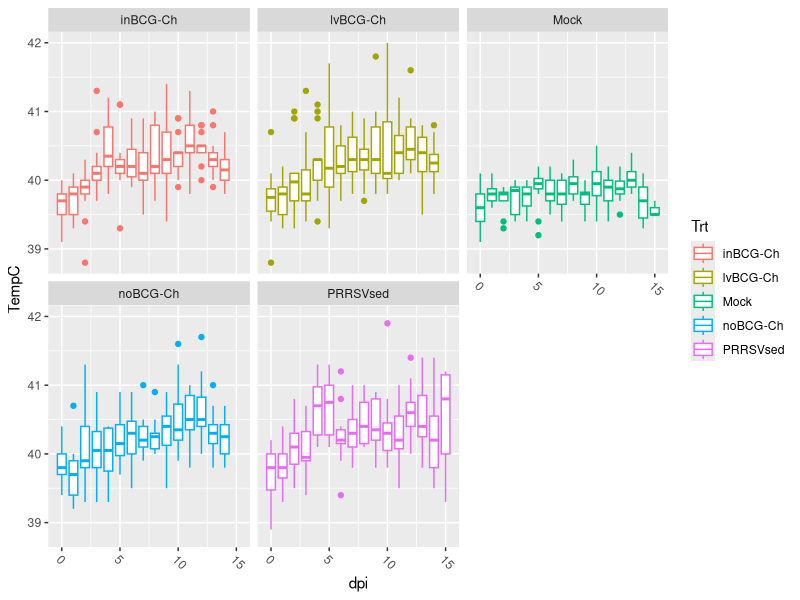
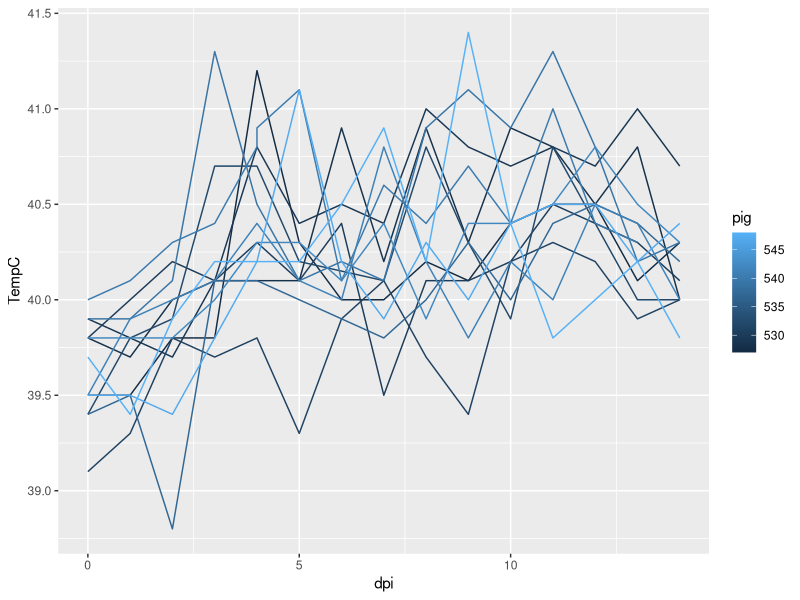
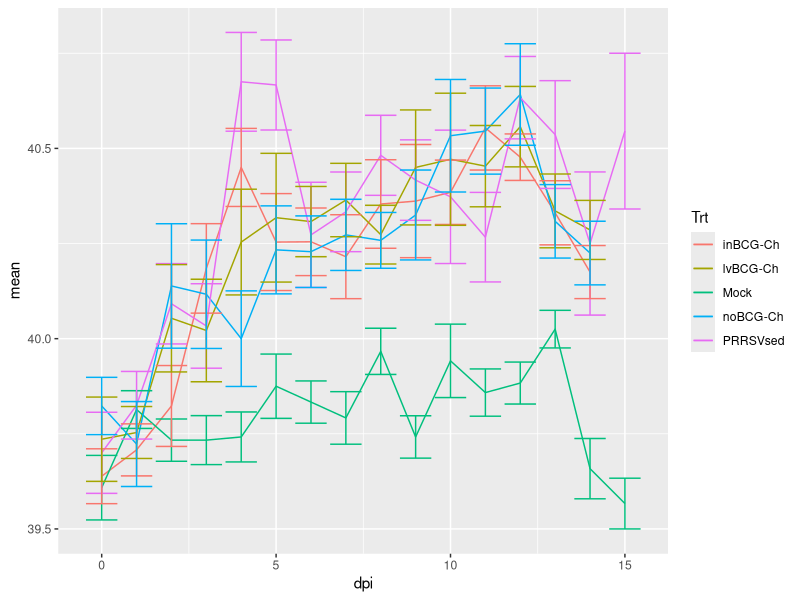
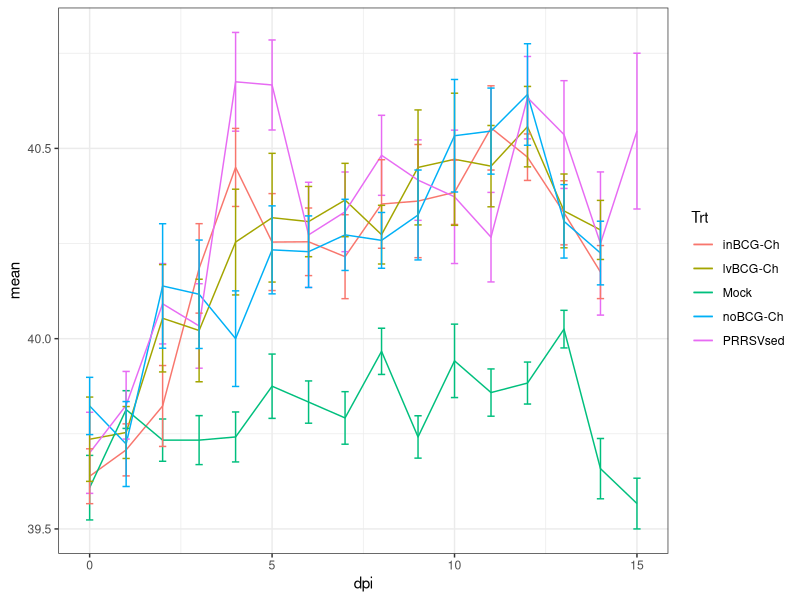
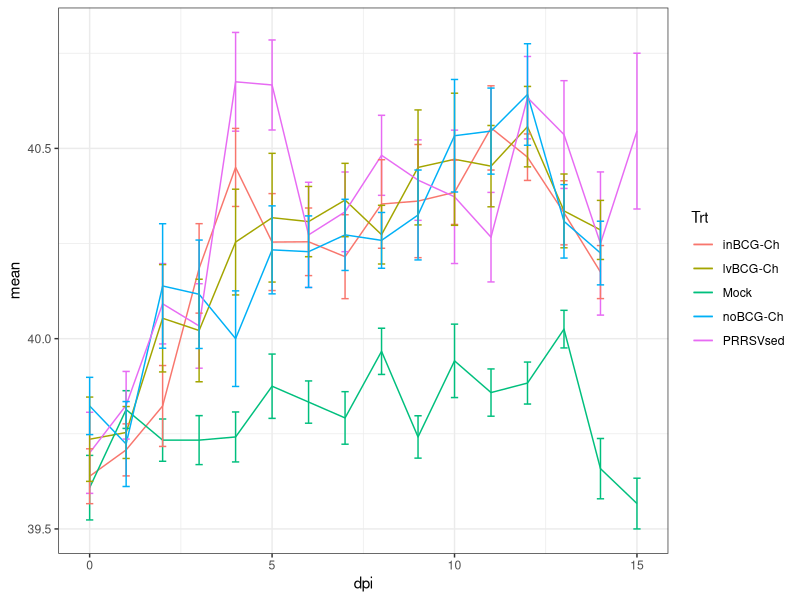

The R source for these figures, in order:
# setwd("~/Documents/FS Studies/FS17/FS17 Obj2 Temp Data/")
library(tidyverse) ##tidyverse contains ggplot2, dplyr, tidr, readr

Temp <- read.csv(file = "./data/FS17 Obj2 Temp Data.csv", header = T, stringsAsFactors = F)
head(Temp)
Temp %>% ## shows temperature by dpi for each trt group individually
  ggplot(aes(x=dpi,y=TempC)) + 
  geom_boxplot(aes(group = dpi, color = Trt)) +
  theme(axis.text.x=element_text(angle = -45, hjust =0)) +
  facet_wrap( ~ Trt)

Temp %>% filter(Trt == "inBCG-Ch") %>% ##looks at individual pigs by treatment groups
  ggplot(aes(x=dpi, y=TempC)) +
  geom_line(aes(group = pig, color = pig))


## need function to calculate standard error for each treatment group by day post infection (dpi)
## something like... sem <- sd(x)/sqrt(length(x))
## and then use it in the code below and switch out sd for sem in geom_errorbar

# you were so close!

Mean <- Temp %>%
  group_by(Trt, dpi) %>% 
  summarize(mean=mean(TempC), sd=sd(TempC), n=length(TempC)) %>%
  ggplot(aes(x=dpi, y=mean)) +
  geom_line(aes(group = Trt, color = Trt)) +
  geom_errorbar(aes(ymin=mean-sd, ymax=mean+sd, color=Trt)) 


# try this

Temp %>%
  group_by(Trt, dpi) %>% 
  summarize(mean=mean(TempC),
            sd=sd(TempC),
            n=n(),            # n() is a shortcut to count the number of obs in your grouping
            se=sd/sqrt(n)) %>%
  ggplot(aes(x=dpi, y=mean)) +
  geom_line(aes(group = Trt, color = Trt)) +
  geom_errorbar(aes(ymin=mean-se, ymax=mean+se, color=Trt)) 


# to make it look a little nicer...

Temp %>%
  group_by(Trt, dpi) %>% 
  summarize(mean=mean(TempC),
            sd=sd(TempC),
            n=n(), 
            se=sd/sqrt(n)) %>%
  ggplot(aes(x=dpi, y=mean)) +
  geom_line(aes(group = Trt, color = Trt)) +
  geom_errorbar(aes(ymin=mean-se,ymax=mean+se,color=Trt),width=.2) + 
  theme_bw()


Temp %>%
  group_by(Trt, dpi) %>% 
  summarize(mean=mean(TempC),
            sd=sd(TempC),
            n=n(), 
            se=sd/sqrt(n)) %>%
  ggplot(aes(x=dpi, y=mean)) +
  geom_line(aes(group = Trt, color = Trt)) +
  geom_errorbar(aes(ymin=mean-se,ymax=mean+se,color=Trt),width=.2) + 
  theme_bw()


